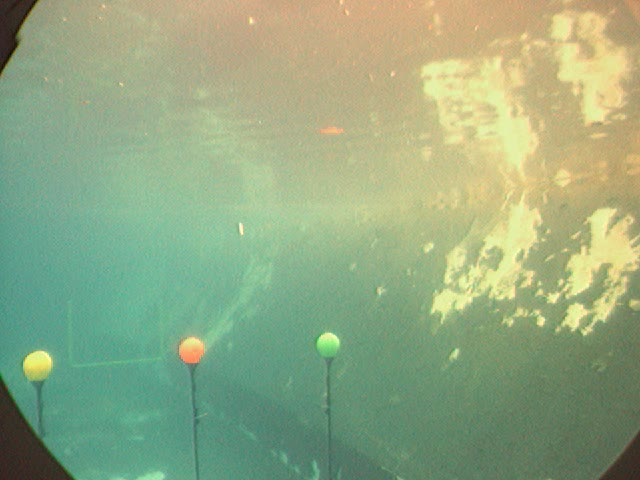
#> input picture Frames/Frames/10.jpg, 640 x 480 px, given in place of 0.jpg, which was not available
$ python 'Buoy Detection.py'   (older library calls are emulated)
#> lines starting #> are read from the running program, lines starting #| are printed output that depends on the picture; after the words box and inside, x2 and y2 are one past the last pixel; in counts of white or black regions, pixels touching at a corner belong together; pictures that were not available may be replaced by others from this repository, and a replacement may not be noted
#> in combined_detection, frame is the input picture: shape (480, 640, 3); mean B, G, R 130.2, 169.2, 146.8
import cv2
import numpy as np
from scipy import stats
import seaborn as sns
import matplotlib.pyplot as plt
import math


# Detection for Orange buoys in the generated results

# Read the image, apply erosion and dilation to remove noise
# and used contour detection to get the buoy's location and
# fit a circle around the buoy

def detect_orange_buoy(i, frame):
#> called with i = 0
    result = cv2.imread('result_orange/result('+str(i)+').png',1)
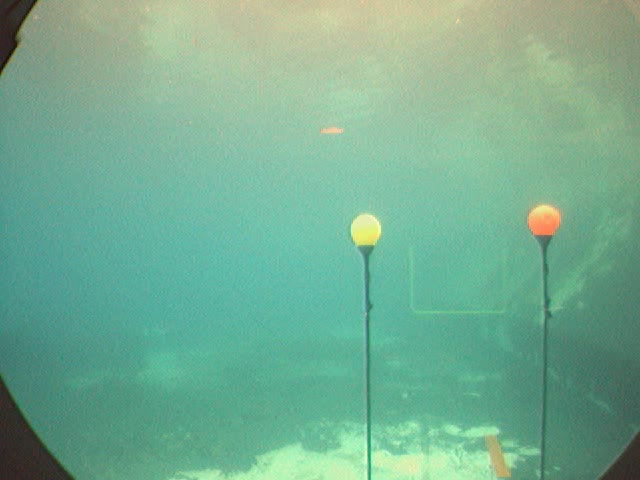
#> input picture Frames/Frames/102.jpg, 640 x 480 px, given in place of result(0).png, which was not available
#> result is the input picture: shape (480, 640, 3); mean B, G, R 146, 173.7, 117.8
#     frame = cv2.imread('Frames/Frames/'+str(i)+'.jpg',1)
    kernel = np.ones((3,3),np.uint8)
    erosion = cv2.erode(result,kernel,iterations = 2)
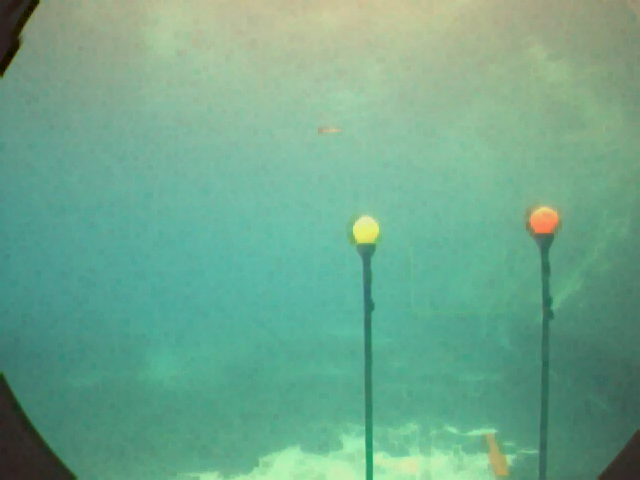
#> erosion: shape (480, 640, 3); mean B, G, R 140.1, 167.7, 110.7
    center = 0
    radius = 0
    kernel2 = np.ones((3,3),np.uint8)
    dilation = cv2.dilate(result,kernel2,iterations = 3)
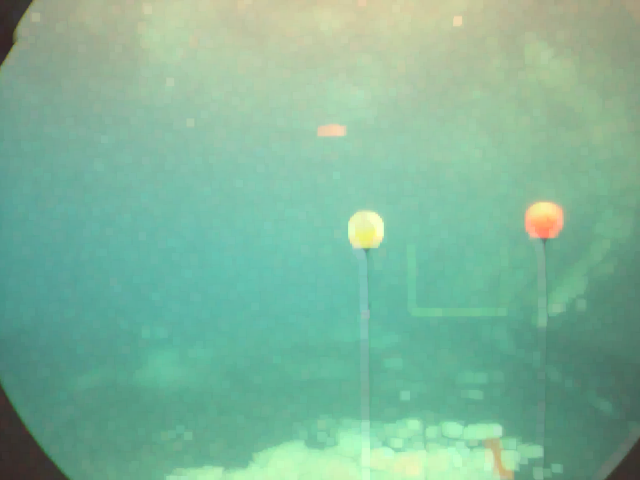
#> dilation: shape (480, 640, 3); mean B, G, R 153.1, 181.1, 126.8

    thresh = cv2.cvtColor(dilation, cv2.COLOR_RGB2GRAY)
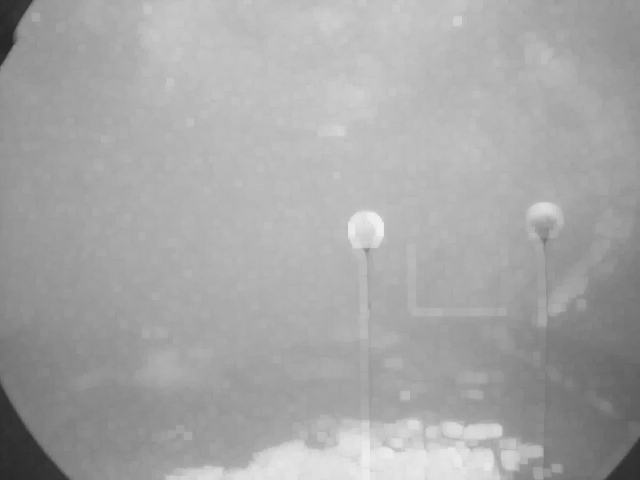
#> thresh: shape (480, 640); min 39, max 240, mean 166.6

    _ , contours, hierarchy = cv2.findContours(thresh,cv2.RETR_TREE,cv2.CHAIN_APPROX_SIMPLE)
#> contours = [[[0, 0], [0, 479], [639, 479], [639, 0]]]

    # cv2.drawContours(result, contours, -1, (70,170,247), 3)

    cnts = sorted(contours, key = cv2.contourArea, reverse = True)
#> cnts = [[[0, 0], [0, 479], [639, 479], [639, 0]]]
    try:
        (x,y),radius = cv2.minEnclosingCircle(cnts[0])
#> x = 319.5; y = 239.5; radius = 399.3

        center = (int(x),int(y))
#> center = (319, 239)
        radius = int(radius)
#> radius = 399
        #     cv2.circle(result,center,radius,(70,170,247),2)
        cv2.circle(frame,center,radius,(70,170,247),2)
#> frame: shape (480, 640, 3); 0.01% of pixels changed, all inside (x1, y1, x2, y2) = (0, 0, 640, 480)
    except:
        pass


# Function to detect yellow buoys

def detect_yellow_buoy(i, frame):
#> called with i = 0
    result = cv2.imread('result_yellow/result('+str(i)+').png')
#     frame = cv2.imread('Frames/Frames/'+str(i)+'.jpg',1)
    kernel = np.ones((10,10),np.uint8)
    kernel2 = np.ones((2,2),np.uint8)
    center = 0
    radius = 0
    # erosion = cv2.erode(result,kernel2,iterations = 2)
    # dilation = cv2.dilate(erosion,kernel2,iterations = 10)

    for j in range(15):
        closing = cv2.morphologyEx(result, cv2.MORPH_CLOSE, kernel)

    dilation = cv2.dilate(closing,kernel2,iterations = 4)
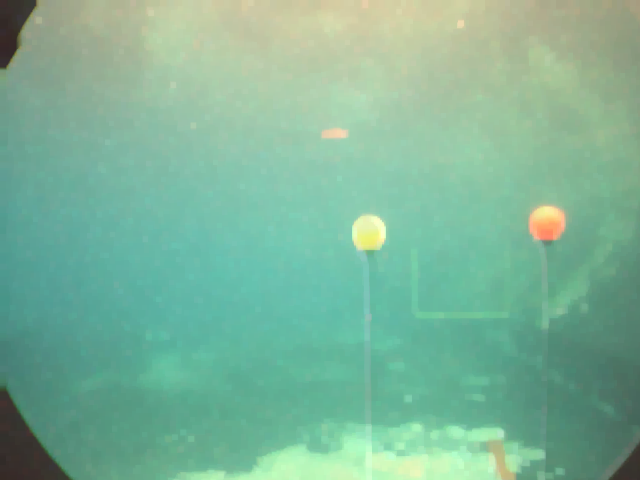
#> dilation: shape (480, 640, 3); mean of channels 0, 1, 2 152.4, 180.2, 126; drawn as B, G, R
    thresh = cv2.cvtColor(dilation, cv2.COLOR_RGB2GRAY)

    _ , contours, hierarchy = cv2.findContours(thresh,cv2.RETR_TREE,cv2.CHAIN_APPROX_SIMPLE)
#> contours = [[[0, 0], [0, 479], [639, 479], [639, 0]]]

    # cv2.drawContours(result, contours, -1, (0,255,255), 3)
    try:
        cnts = sorted(contours, key = cv2.contourArea, reverse = True)
#> cnts = [[[0, 0], [0, 479], [639, 479], [639, 0]]]
        (x,y),radius = cv2.minEnclosingCircle(cnts[0])
#> x = 319.5; y = 239.5; radius = 399.3
        center = (int(x),int(y))
#> center = (319, 239)
        radius = int(radius)
#> radius = 399
        cv2.circle(frame,center,radius,(0,255,255),2)
#> frame: shape (480, 640, 3); mean B, G, R 130.2, 169.2, 146.9
    except:
        pass
#     return center, radius
#         cv2.circle(result,center,radius,(0,255,255),2)
#         cv2.circle(frame,center,radius,(0,255,255),2)


# Function to detect green buoys

def detect_green_buoy(i, frame):
    result = cv2.imread('result_green/result('+str(i)+').png')
    kernel = np.ones((2,2),np.uint8)
    kernel2 = np.ones((2,2),np.uint8)
    kernel3 = np.ones((3,3),np.uint8)
#> (the run stopped early here; a loop or call above may not have finished)
